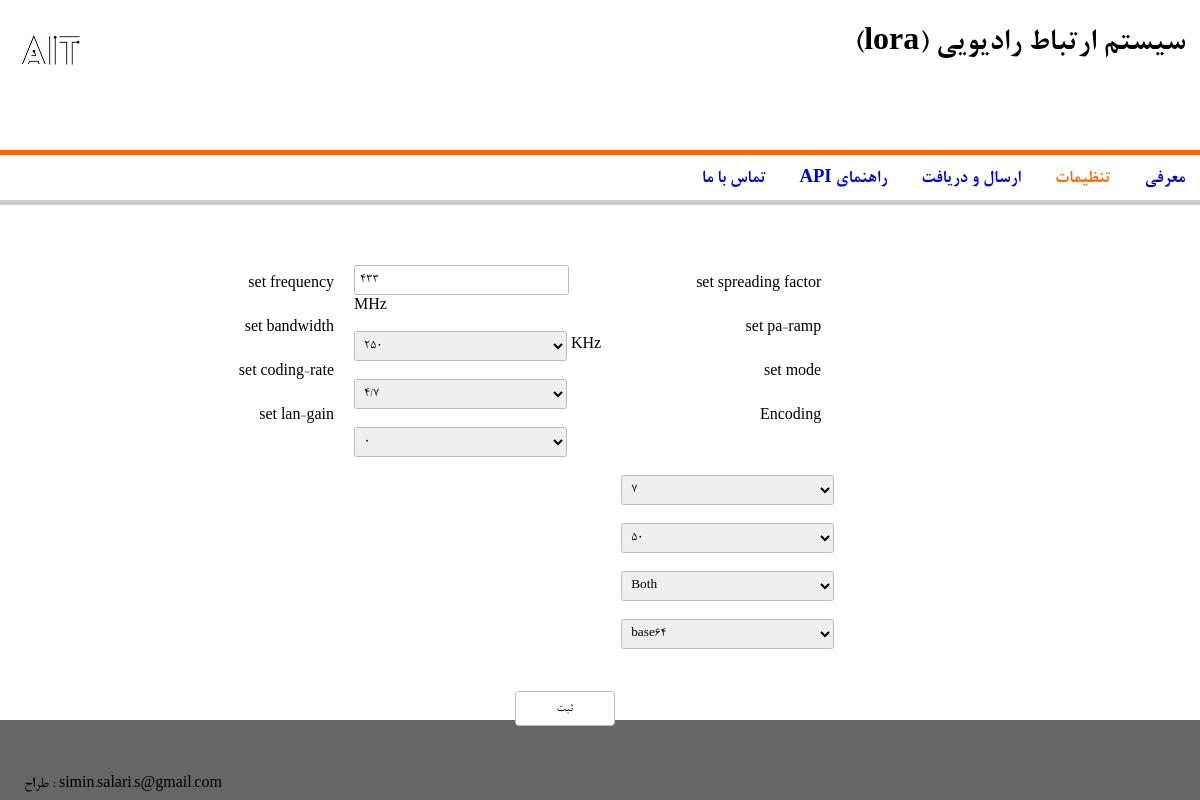
Screenshot of /index.php?tab=settings&tabs=2 with the database file from the repository.
### tables this page shows
CREATE TABLE setting (
  id INTEGER PRIMARY KEY AUTOINCREMENT,
  frequency int(3) NOT NULL,
  bandwidth  float(5) NOT NULL,
  codingRate float(5) NOT NULL,
  lanGain varchar (3) NOT NULL,
  spreadingFactor int(3) NOT NULL,
  paRamp int(5) NOT NULL ,
  mode varchar (20) NOT NULL,
  Encoding varchar (20) NOT NULL
  );

### TabSettings.php (the view, shortened to what this page needs)
<!DOCTYPE html>
<?php
include './config.php';
$query = ("SELECT * FROM setting");
$result = $link->query($query);
if (!$result) {
    exit();
} else {
    $row = $result->fetch();
    if ($row[3] == 0.8) {
        $row[3] = '4/5';
    } elseif ($row[3] == 0.5) {
        $row[3] = '4/8';
    } elseif ($row[3] == 0.666667) {
        $row[3] = '4/6';
    } else {
        $row[3] = '4/7';
    }
}
?>
<html>
    <head>
        <link rel="stylesheet" href="css/style.css" />
    </head>
    <body >
        <div>
            <section class="settings"  >
                <form name="setting" method="post" action="Function.php?code=setting">
                    <div class="column">
                        <p> set frequency  </p>
                        <br />
                        <p> set bandwidth   </p>
                        <br />
                        <p> set coding-rate  </p>
                        <br />
                        <p> set lan-gain  </p>
                    </div>
                    <div class="column">
                        <input id="frequency" type="number" name="frequency" value="<?php echo $row[1]; ?>" max="525" min="410" placeholder=" مقدار قابل قبول بین 410 تا 525" title=" مقدار قابل قبول بین 410 تا 525" autocomplete="off" onblur="CheckFrequency();"/>
                        <span>MHz</span>
                        <br />
                        <br id="frequency-br"  />
                        <select name="bandwidth" autocomplete="off" >
                            <option class="option-selected" selected value="<?php echo $row[2]; ?>"><?php echo $row[2]; ?> </option>
                        </select><samp> KHz</samp>
                        <br />
                        <br />
                        <select name="coding-rate" autocomplete="off" >
                            <option class="option-selected" selected value="<?php echo $row[3]; ?>"><?php echo $row[3]; ?></option>
                        </select>
                        <br />
                        <br />
                        <select name="lan-gain" autocomplete="off">
                            <option class="option-selected" selected value="<?php echo $row[4]; ?>"><?php echo $row[4]; ?></option>
                        </select>
                    </div>
                    <div class="line3"></div>
                    <div class="column">
                        <p> set spreading factor </p>
                        <br />
                        <p> set pa-ramp  </p>
                        <br />
                        <p>set mode  </p>
                        <br />
                        <p>Encoding  </p>
                    </div>
                    <div class="column">
                        <select name="spreading" autocomplete="off">
                            <option class="option-selected" selected value="<?php echo $row[5]; ?>"><?php echo $row[5]; ?></option>
                        </select>
                        <br />
                        <br />
                        <select name="pa-ramp" autocomplete="off">
                            <option class="option-selected" selected value="<?php echo $row[6]; ?>"><?php echo $row[6]; ?></option>
                        </select>
                        <br />
                        <br />
                        <select name="mode" autocomplete="off">
                            <option class="option-selected" selected value="<?php echo $row[7]; ?>"><?php echo $row[7]; ?></option>
                        </select>
                        <br />
                        <br />
                        <select name="Encoding" autocomplete="off" t>
                            <option class="option-selected" selected value="<?php echo $row[8]; ?>" ><?php echo $row[8]; ?></option>
                        </select>
                    </div>
                    <input type="submit"  name="set" value="ثبت" />
                </form>
            </section>
        </div>
    </body>
</html>

### css/style.css (style rules this page uses)
header,nav,aside,section,article,footer { display: block; }
* { margin: 0px; padding: 0px; font-family: 'B Nazanin'; direction: rtl; }
section { margin: 15px 20px; }
input { direction: ltr; border-radius: 2pt; width: 93%; height: 28px; border: 1px solid #bbb; padding: 0px 5px; }
input[type=number] { width: 82%; }
input[type=submit] { cursor: pointer; background-color: #fff; border-radius: 3pt; width: 100px; height: 35px; margin: 15px 48% 0px 0px; }
select { direction: ltr; padding: 1px 5px; border-radius: 2pt; border: 1px solid #bbb; width: 213px; height: 30px; margin-bottom: 2px; }
option { direction: ltr; }
.settings form { padding: 20px 18%; height: 300px; }
.column { direction: ltr; float: left; padding: 25px 10px; }
.column p { margin-top: 8px }
.column span { margin-right: -3px; }
.option-selected { color: #ff0033; }
.line3 { width: 5px; height: 175px; float: left; margin-left: 70px; }

### rows the page displays
setting: frequency "433", bandwidth "250", lan-gain "0", spreading "7", pa-ramp "50", mode "Both", Encoding "base64"

### other values shown
form field coding-rate "4/7"
